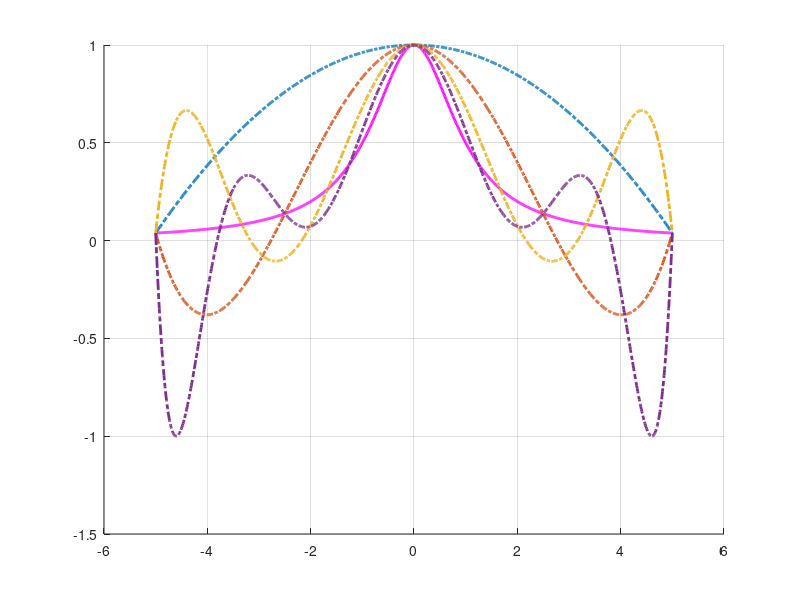

Source code (MATLAB):
f = @(x) 1 ./ (1 + x.^2);

y_interv = -5:0.01:5;
f_interv = f(y_interv);

function P = barycentric_interp(X, Y, x)
    n = length(X);
    w = ones(1, n);

    for j = 1:n
        for k = [1:j-1, j+1:n]
            w(j) = w(j) / (X(j) - X(k));
        end
    end

    num = 0;
    den = 0;

    for j = 1:n
        if x == X(j)
            P = Y(j);
            return;
        end
        term = w(j) / (x - X(j));
        num = num + term * Y(j);
        den = den + term;
    end

    P = num / den;
end

n_val = [2, 4, 6, 8];
errors = zeros(size(n_val));

figure;
hold on;
plot(y_interv, f_interv, 'm', 'LineWidth', 2); 

for i = 1:length(n_val)
    n = n_val(i);
    x_nodes = (-5 + (10/n) * (0:n)); 
    y_nodes = f(x_nodes);
    
    P_eval = arrayfun(@(x) barycentric_interp(x_nodes, y_nodes, x), y_interv);
    
    errors(i) = max(abs(f_interv - P_eval));
    
    plot(y_interv, P_eval, '-.', 'LineWidth', 2);
end

fprintf("max interpolation errors:\n");
for i = 1:length(n_val)
    fprintf("for n = %d, En: %.6f\n", n_val(i), errors(i));
end

grid on;
hold off;